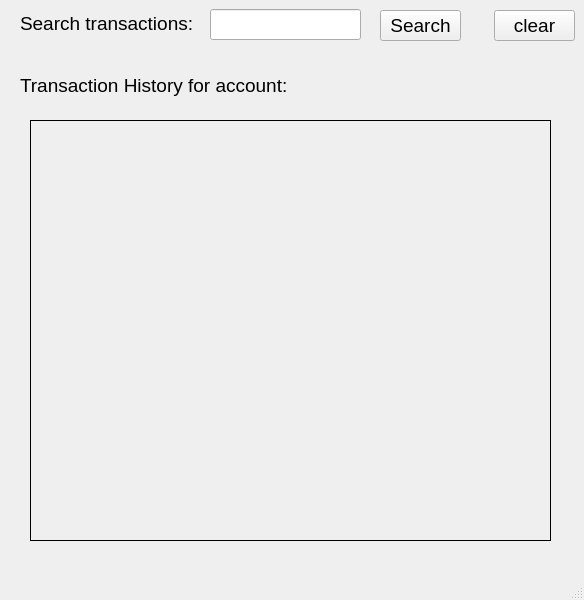
<?xml version="1.0" encoding="UTF-8"?>
<ui version="4.0">
 <class>MainWindow</class>
 <widget class="QMainWindow" name="MainWindow">
  <property name="geometry">
   <rect>
    <x>0</x>
    <y>0</y>
    <width>584</width>
    <height>600</height>
   </rect>
  </property>
  <property name="windowTitle">
   <string>MainWindow</string>
  </property>
  <property name="documentMode">
   <bool>true</bool>
  </property>
  <widget class="QWidget" name="centralwidget">
   <widget class="QPushButton" name="searchBtn">
    <property name="geometry">
     <rect>
      <x>380</x>
      <y>10</y>
      <width>81</width>
      <height>31</height>
     </rect>
    </property>
    <property name="font">
     <font>
      <pointsize>14</pointsize>
     </font>
    </property>
    <property name="text">
     <string>Search</string>
    </property>
   </widget>
   <widget class="QLabel" name="label">
    <property name="geometry">
     <rect>
      <x>20</x>
      <y>13</y>
      <width>191</width>
      <height>20</height>
     </rect>
    </property>
    <property name="font">
     <font>
      <pointsize>14</pointsize>
     </font>
    </property>
    <property name="text">
     <string>Search transactions: </string>
    </property>
   </widget>
   <widget class="QLineEdit" name="lineEdit">
    <property name="geometry">
     <rect>
      <x>210</x>
      <y>9</y>
      <width>151</width>
      <height>31</height>
     </rect>
    </property>
    <property name="font">
     <font>
      <pointsize>14</pointsize>
     </font>
    </property>
   </widget>
   <widget class="QPushButton" name="pushButton_2">
    <property name="geometry">
     <rect>
      <x>494</x>
      <y>10</y>
      <width>81</width>
      <height>31</height>
     </rect>
    </property>
    <property name="font">
     <font>
      <pointsize>14</pointsize>
     </font>
    </property>
    <property name="text">
     <string>clear</string>
    </property>
   </widget>
   <widget class="QLabel" name="label_2">
    <property name="geometry">
     <rect>
      <x>20</x>
      <y>70</y>
      <width>291</width>
      <height>31</height>
     </rect>
    </property>
    <property name="font">
     <font>
      <pointsize>14</pointsize>
     </font>
    </property>
    <property name="text">
     <string>Transaction History for account: </string>
    </property>
   </widget>
   <widget class="QLabel" name="transOutLbl">
    <property name="geometry">
     <rect>
      <x>30</x>
      <y>120</y>
      <width>521</width>
      <height>421</height>
     </rect>
    </property>
    <property name="frameShape">
     <enum>QFrame::Panel</enum>
    </property>
    <property name="text">
     <string/>
    </property>
    <property name="textFormat">
     <enum>Qt::PlainText</enum>
    </property>
    <property name="scaledContents">
     <bool>false</bool>
    </property>
    <property name="alignment">
     <set>Qt::AlignLeading|Qt::AlignLeft|Qt::AlignTop</set>
    </property>
    <property name="wordWrap">
     <bool>true</bool>
    </property>
   </widget>
  </widget>
  <widget class="QMenuBar" name="menubar">
   <property name="geometry">
    <rect>
     <x>0</x>
     <y>0</y>
     <width>584</width>
     <height>21</height>
    </rect>
   </property>
  </widget>
  <widget class="QStatusBar" name="statusbar"/>
 </widget>
 <resources/>
 <connections/>
</ui>
